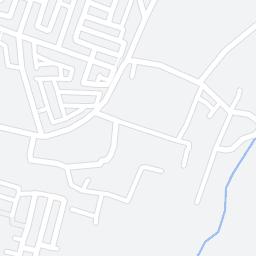
#> input picture 52247_33932_16.png, 256 x 256 px
$ python DeteksiJalan_Polygonisasi_Delauney_Voronoi.py
#> lines starting #> are read from the running program, lines starting #| are printed output that depends on the picture; after the words box and inside, x2 and y2 are one past the last pixel; in counts of white or black regions, pixels touching at a corner belong together
# -*- coding: utf-8 -*-
"""
Created on Tue Nov 30 15:15:41 2021

@author: admin
"""

import cv2
import numpy as np

from scipy.spatial import Delaunay
import matplotlib.pyplot as plt
from matplotlib.collections import LineCollection

from shapely.geometry import Point
from shapely.geometry.polygon import Polygon
from shapely.geometry import MultiPolygon
from shapely.geometry import LineString
from shapely.geometry import MultiPoint, MultiLineString

from sklearn.metrics.pairwise import euclidean_distances

from osgeo import ogr, osr

#%% Helper functions

PI = 3.1415926535

def dotprod(u, v):
    return u[0]*v[0] + u[1]*v[1]

def crossprod(u, v, w):
    """u x (v x w)"""
    return dotprod(u, w)*v - dotprod(u, v)*w

def ncrossprod(u, v):
    """|| u x v ||^2"""
    return sq2(u)*sq2(v) - dotprod(u, v)**2

def sq2(u):
    return dotprod(u, u)

# [17 lines left out: functions Point2Latlongpoint, Point2LongLatpoint, not called in this run]

def ConvertToList(points):

    listPoints = []

    for i in range(points.shape[0]):
        listPoints.append([points[i,0,0], 256 - points[i,0,1]])

    return listPoints

# [8 lines left out: function ConvertToTuple, not called in this run]

def ConvertPointsToList(listPoints):

    return [(point.x, point.y) for point in listPoints ]

# [51 lines left out: functions Convert_listPoints2listLatlong, Convert_listPoints2listLongLat, Convert_listEdges2listEdgesLatlong, Convert_listEdges2listEdgesLonglat, not called in this run]

def Sort_Tuple(tup, axis):

    return(sorted(tup, key = lambda x: x[axis]))

def Sort_Tuple_squared(tup):

    return(sorted(tup, key = lambda x: (x[0]**2 + x[1]**2)))

def Sort_Points_squared(list_of_Points):

    return(sorted(list_of_Points, key = lambda x: (x.x**2 + x.y**2)))

# [35 lines left out: function remove_closePoints, not called in this run]


def draw_triangle(img_in, pt1, pt2, pt3):


    if True :

        cv2.line(img_in, (int(pt2[0]), 256-int(pt2[1])), (int(pt1[0]), 256-int(pt1[1])), [0,0,255], 1)
        cv2.line(img_in, (int(pt2[0]), 256-int(pt2[1])), (int(pt3[0]), 256-int(pt3[1])), [0,0,255], 1)
        cv2.line(img_in, (int(pt2[0]), 256-int(pt2[1])), (int(pt3[0]), 256-int(pt3[1])), [0,0,255], 1)


def draw_list_triangles(imgin, list_tri):

    for i in range(len(list_tri)):
        tri = list_tri[i]

        pt1 = tri[0]

        pt2 = tri[1]

        pt3 = tri[2]

        draw_triangle(imgin, pt1, pt2, pt3)

    return imgin

# [41 lines left out: functions draw_line, draw_list_voronoi, draw_list_result, not called in this run]

def draw_point(imgin, pt):

    cv2.circle(imgin, (int(pt[0]), 256-int(pt[1])), 2, [255,0,0], 1)

# [9 lines left out: function draw_points_list, not called in this run]

def linestring_to_points(feature,line):
    return {feature:line.coords}

def getDistPoints(p1, p2):

    return np.sqrt( (p1.x - p2.x)**2 + (p1.y - p2.y)**2)

# [78 lines left out: functions draw_list_edges, konversi_LatLong2Point, konversi_Point2LatLong, konversi_LatLong2Tile, normal_Tile, konversi_Tile2Bounds, not called in this run]

def tileSize (zoom):

    return 256/(2**zoom)

# [77 lines left out: functions konversi_PixCoord2Point, Output_SHP_Points, Output_SHP_Lines, not called in this run]


#%% main part

def main():
    print("Program Deteksi jalan street map imagery!")

if __name__ == "__main__":
    main()

    filename = '52247_33932_16.png'

    geos_info = filename[:-4].split('_')

    tile_x = float(geos_info[0])

    tile_y = float(geos_info[1])

    tile_zoom = float(geos_info[2])

    img = cv2.imread(filename)
#> img is the input picture: shape (256, 256, 3); mean B, G, R 244.5, 243.3, 241.5

    img_mask = img.copy()

    # create a mask image

    img_mask[np.where((img_mask != [255,255,255]).all(axis = 2))] = [0,0,0]
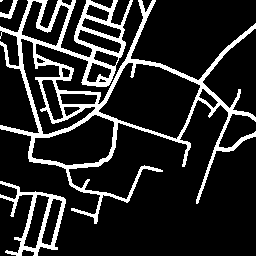
#> img_mask: shape (256, 256, 3); 15.6% white; 4 white regions (1 under 20 px), largest, box (x1, y1, x2, y2) and area: (0, 0, 256, 224) 8834, (0, 181, 66, 256) 1255, (0, 0, 18, 19) 116

    # save mask image result

    img_mask = cv2.cvtColor(img_mask, cv2.COLOR_BGR2GRAY)
#> img_mask: shape (256, 256); 15.6% white; 4 white regions (1 under 20 px)

    cv2.imwrite('maskimage_streetmap_detJalan.jpg', img_mask)


    #%% Mendeteksi contours yang ada pada image

    ret, thresh1 = cv2.threshold(img_mask, 150, 255, cv2.THRESH_BINARY)

    contours2, hierarchy2 = cv2.findContours(thresh1, cv2.RETR_CCOMP,cv2.CHAIN_APPROX_SIMPLE)
#> contours2 = 22 contours, 1 with area under 20; largest, box (x1, y1, x2, y2) and area: (0, 0, 256, 224) 19914, (98, 62, 201, 140) 4838, (31, 114, 115, 166) 2718, (0, 181, 66, 256) 2103, (20, 38, 96, 135) 1712

    # susunan format list hierarchy

    # [Next, Previous, First_Child, Parent]

    image_countours1 = img.copy()

    cv2.drawContours(image_countours1, contours2, -1, (0, 255, 0), 1, cv2.LINE_AA)
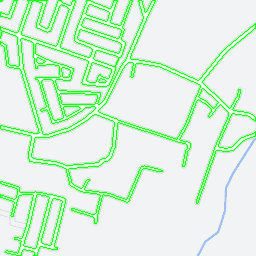
#> image_countours1: shape (256, 256, 3); mean B, G, R 219.3, 243.6, 216.4

    cv2.imwrite('countours1_streetmap_detJalan.jpg', image_countours1)

    # get all parent countours as list

    list_parents = np.unique(hierarchy2[0,:,3].tolist())
#> list_parents = [-1, 0, 3]

    # get all parents without child

    list_have_child = hierarchy2[0,:,2].tolist()
#> list_have_child = [1, -1, -1, 4, -1, -1, -1, -1, -1, -1, -1, -1, -1, -1, -1, -1, -1, -1, -1, -1, -1, -1]

    # get list of all children of parent

    list_child_parents = hierarchy2[0,:,3].tolist()
#> list_child_parents = [-1, 0, 0, -1, 3, 3, 3, 3, 3, 3, 3, 3, 3, 3, 3, 3, 3, 3, 3, 3, -1, -1]

    list_childess = []

    for idx in range(len(list_have_child)):

        if list_have_child[idx] == -1 and list_child_parents[idx] == -1 :

            list_childess.append(idx)
#> this loop made 22 passes
#> after the loop, list_childess = [20, 21]

    # bangun dict parent-child

    dict_ParentChild = {}

    for idx in list_parents:

        if not idx == -1:

            dict_ParentChild[idx] = []
#> this loop made 3 passes
#> idx on passes 1 to 2: -1, 0
#> after the loop, dict_ParentChild = {0: [], 3: []}


    for idx in range(len(list_child_parents)):

        if not list_child_parents[idx] == -1:

            dict_ParentChild[list_child_parents[idx]].append(idx)

    # draw all parent countours

    #parents_countours = [x for x, y in zip(contours2, list_parents) if y]

    parents_countours = []

    for idx in list_parents:

        parents_countours.append(contours2[idx])
#> after the loop, parents_countours = 3 contours, 1 with area under 20; largest, box (x1, y1, x2, y2) and area: (0, 0, 256, 224) 19914, (0, 181, 66, 256) 2103

    image_countours2 = img.copy()

    cv2.drawContours(image_countours2, parents_countours, -1, (255, 0, 0), 1, cv2.LINE_AA)
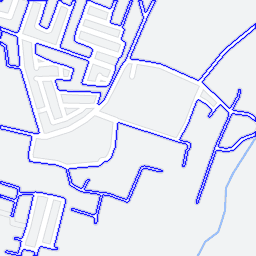
#> image_countours2: shape (256, 256, 3); 12.38% of pixels changed, all inside (x1, y1, x2, y2) = (0, 0, 256, 256)

    cv2.imwrite('countours2_streetmap_detJalan.jpg', image_countours2)

    # draw all child contours

    for idx_parent in list_parents:

        if idx_parent != -1:

            parent = [contours2[idx_parent]]

            list_children = dict_ParentChild[idx_parent]

            children_countours = []

            for idx in list_children:

                children_countours.append(contours2[idx])

            #draw parent first

            image_countours3 = img.copy()

            cv2.drawContours(image_countours3, parent, -1, (0, 0, 255), 1, cv2.LINE_AA)

            cv2.drawContours(image_countours3, children_countours, -1, (0, 127, 127), 1, cv2.LINE_AA)

            cv2.imwrite('countours3_' + str(idx_parent) + '_streetmap_detJalan.jpg', image_countours3)
#> this loop made 3 passes
#> (idx_parent, list_children) on pass 2: (0, [1, 2])
#> list_children on pass 3: [4, 5, 6, 7, 8, 9, 10, 11, 12, 13, 14, 15, 16, 17, 18, 19]
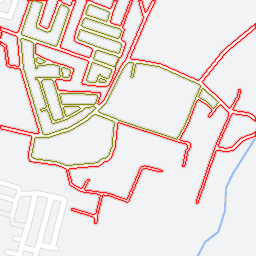
#> image_countours3: shape (256, 256, 3); mean B, G, R 222.8, 226.1, 237.2


    # draw all childess countours

    childless_countours = []

    for idx in list_childess:

        childless_countours.append(contours2[idx])
#> this loop made 2 passes
#> idx on passes 1 to 2: 20, 21
#> after the loop, childless_countours = 2 contours, 1 with area under 20; largest, box (x1, y1, x2, y2) and area: (0, 0, 18, 19) 86

    image_countours4 = img.copy()

    cv2.drawContours(image_countours4, childless_countours, -1, (127, 127, 0), 1, cv2.LINE_AA)
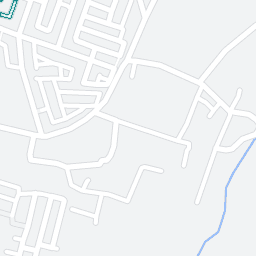
#> image_countours4: shape (256, 256, 3); 0.26% of pixels changed, all inside (x1, y1, x2, y2) = (0, 0, 19, 20)

    cv2.imwrite('countours4_streetmap_detJalan.jpg', image_countours4)


    #3. Delauney Triangulation of all contours


    polys = []

    for cont in contours2:
        approx_curve = cv2.approxPolyDP(cont, 3, False)
        polys.append(approx_curve)
#> this loop made 22 passes
#> approx_curve on passes 6, 10, 14: [[63, 107], [80, 108], [67, 116], [63, 109]], [[99, 79], [106, 81], [99, 80]], [[36, 58], [45, 61], [36, 61]]
#> (cont, approx_curve) on pass 22: ([[0, 0], [0, 1], [1, 1], [2, 0]], [[0, 0], [2, 0]])
#> after the loop, polys = 22 contours, 3 with area under 20; largest, box (x1, y1, x2, y2) and area: (0, 0, 256, 224) 19882, (98, 62, 201, 140) 4771, (31, 115, 115, 166) 2747, (0, 181, 66, 256) 2058, (20, 39, 96, 135) 1698

    # convert all detected polygos into just the points only

    points_list = []

    for points in contours2: # kalau mau cepat pakai polys

        list2append = ConvertToList(points)

        for point in list2append:

            points_list.append(point)
#> this loop made 22 passes
#> (points, list2append) on pass 22: ([[0, 0], [0, 1], [1, 1], [2, 0]], [[0, 256], [0, 255], [1, 255], [2, 256]])
#> after the loop, points_list = 2789 pairs, first value 0 to 255, second value 1 to 256


    points_list = np.array(points_list)

    tri = Delaunay(points_list)

    plt.triplot(points_list[:,0], points_list[:,1], tri.simplices.copy())
    plt.plot(points_list[:,0], points_list[:,1], '.')

    plt.savefig("delauney_streetmap_detJalan.jpg")
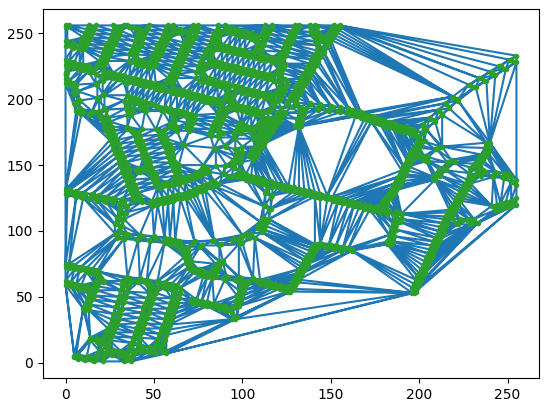
#> figure drawn by matplotlib, 1 panel

    plt.close()
    plt.clf()

    # draw on original image delauney lines

    img_delauney = img.copy()


    img_delauney = draw_list_triangles(img_delauney.copy(), points_list[tri.simplices].tolist())
#> the loop in draw_list_triangles, `for i in range(len(list_tri)):` made 5511 passes
#> (pt1, pt2, pt3) on passes 1 to 3: ([57, 7], [197, 53], [196, 53]), ([34, 2], [33, 1], [37, 1]), ([11, 40], [14, 19], [13, 40])
#> after the loop in draw_list_triangles, `for i in range(len(list_tri)):`:
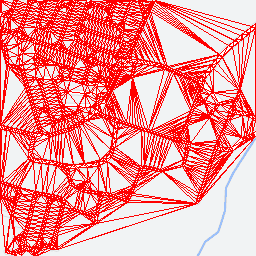
#> imgin: shape (256, 256, 3); mean of channels 0, 1, 2 148, 147.1, 245.8; drawn as B, G, R

    cv2.imwrite('delauneyImage_streetmap_detJalan.jpg', img_delauney)


    # 4. voronoi Diagram

#> (the run stopped early here; a loop or call above may not have finished)

$ run again, with 52248_33932_16.png copied over 52247_33932_16.png
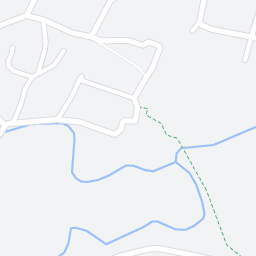
#> input picture 52248_33932_16.png, 256 x 256 px
#> img is the input picture: shape (256, 256, 3); mean B, G, R 244, 242.1, 239.5
#> `img_mask[np.where((img_mask != [255,255,255]).all(axis = 2))] = [0,0,0]`:
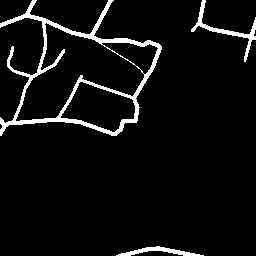
#> img_mask: shape (256, 256, 3); 5.8% white; 3 white regions, box (x1, y1, x2, y2) and area: (0, 0, 162, 136) 2938, (191, 0, 256, 62) 506, (116, 246, 204, 256) 328
#> contours2 = 6 contours; box (x1, y1, x2, y2) and area: (0, 0, 162, 136) 11166, (15, 22, 145, 122) 5822, (60, 81, 136, 133) 2268, (101, 42, 159, 75) 870, (191, 0, 256, 62) 380, (116, 246, 204, 256) 240
#> image_countours1: shape (256, 256, 3); 8.03% of pixels changed, all inside (x1, y1, x2, y2) = (0, 0, 256, 256)
#> list_parents = [-1, 2]
#> list_have_child = [-1, -1, 3, -1, -1, -1]
#> list_child_parents = [-1, -1, -1, 2, 2, 2]
#> the loop `for idx in range(len(list_have_child)): ` made 6 passes
#> after the loop `for idx in range(len(list_have_child)):`: list_childess = [0, 1]
#> the loop `for idx in list_parents: ` made 2 passes
#> idx on pass 1: -1
#> after the loop `for idx in list_parents:`: dict_ParentChild = {2: []}
#> the loop `for idx in range(len(list_child_parents)): ` made 6 passes
#> after the loop `for idx in list_parents:`: parents_countours = 2 contours; box (x1, y1, x2, y2) and area: (0, 0, 162, 136) 11166, (15, 22, 145, 122) 5822
#> image_countours2: shape (256, 256, 3); 5.09% of pixels changed, all inside (x1, y1, x2, y2) = (0, 0, 163, 137)
#> the loop `for idx_parent in list_parents: ` made 2 passes
#> list_children on pass 2: [3, 4, 5]
#> the loop `for idx in list_childess: ` made 2 passes
#> after the loop `for idx in list_childess:`: childless_countours = 2 contours; box (x1, y1, x2, y2) and area: (191, 0, 256, 62) 380, (116, 246, 204, 256) 240
#> image_countours4: shape (256, 256, 3); 1.75% of pixels changed, all inside (x1, y1, x2, y2) = (116, 0, 256, 256)
#> the loop `for cont in contours2:` made 6 passes
#> after the loop `for cont in contours2:`: polys = 6 contours; box (x1, y1, x2, y2) and area: (0, 0, 162, 136) 11216, (16, 22, 145, 122) 5736, (61, 81, 135, 133) 2203, (101, 43, 159, 75) 908, (191, 0, 256, 62) 331, (116, 246, 204, 256) 188
#> the loop `for points in contours2:` made 6 passes
#> after the loop `for points in contours2:`: points_list = 1051 pairs, first value 0 to 255, second value 1 to 256
#> the loop in draw_list_triangles, `for i in range(len(list_tri)):` made 2067 passes
#> (pt1, pt2, pt3) on passes 1 to 3: ([1, 121], [0, 121], [116, 1]), ([246, 197], [203, 1], [255, 217]), ([245, 195], [244, 195], [203, 1])
#> after the loop in draw_list_triangles, `for i in range(len(list_tri)):`:
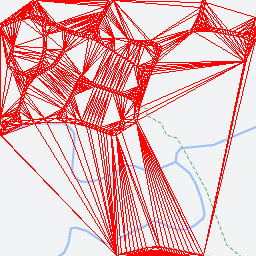
#> imgin: shape (256, 256, 3); mean of channels 0, 1, 2 183.8, 182.4, 242.8; drawn as B, G, R

$ run again, with 52249_33932_16.png copied over 52247_33932_16.png
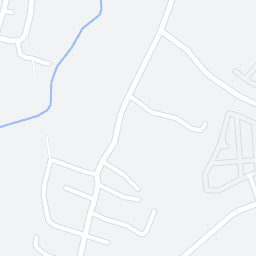
#> input picture 52249_33932_16.png, 256 x 256 px
#> img is the input picture: shape (256, 256, 3); mean B, G, R 244, 242.6, 240.6
#> `img_mask[np.where((img_mask != [255,255,255]).all(axis = 2))] = [0,0,0]`:
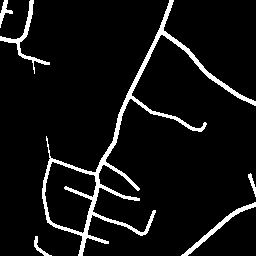
#> img_mask: shape (256, 256, 3); 6.9% white; 6 white regions, box (x1, y1, x2, y2) and area: (42, 0, 256, 256) 3369, (0, 0, 50, 74) 442, (181, 202, 256, 256) 407, (0, 0, 13, 28) 125, (34, 236, 52, 256) 91, (248, 173, 256, 197) 72
#> contours2 = 7 contours; box (x1, y1, x2, y2) and area: (42, 0, 256, 256) 5162, (44, 161, 97, 234) 2578, (181, 202, 256, 256) 330, (0, 0, 50, 74) 326, (0, 0, 13, 28) 90, (34, 236, 52, 256) 63, (248, 173, 256, 197) 48
#> image_countours1: shape (256, 256, 3); 9.15% of pixels changed, all inside (x1, y1, x2, y2) = (0, 0, 256, 256)
#> list_parents = [-1, 3]
#> list_have_child = [-1, -1, -1, 4, -1, -1, -1]
#> list_child_parents = [-1, -1, -1, -1, 3, -1, -1]
#> the loop `for idx in range(len(list_have_child)): ` made 7 passes
#> after the loop `for idx in range(len(list_have_child)):`: list_childess = [0, 1, 2, 5, 6]
#> the loop `for idx in list_parents: ` made 2 passes
#> idx on passes 1 to 2: -1, 3
#> after the loop `for idx in list_parents:`: dict_ParentChild = {3: []}
#> the loop `for idx in range(len(list_child_parents)): ` made 7 passes
#> after the loop `for idx in list_parents:`: parents_countours = 2 contours; box (x1, y1, x2, y2) and area: (42, 0, 256, 256) 5162, (0, 0, 13, 28) 90
#> the loop `for idx_parent in list_parents: ` made 2 passes
#> (idx_parent, list_children) on pass 2: (3, [4])
#> the loop `for idx in list_childess: ` made 5 passes
#> idx on passes 4 to 5: 5, 6
#> after the loop `for idx in list_childess:`: childless_countours = 5 contours; box (x1, y1, x2, y2) and area: (181, 202, 256, 256) 330, (0, 0, 50, 74) 326, (0, 0, 13, 28) 90, (34, 236, 52, 256) 63, (248, 173, 256, 197) 48
#> the loop `for cont in contours2:` made 7 passes
#> approx_curve on pass 3: [[250, 173], [255, 196], [251, 174]]
#> after the loop `for cont in contours2:`: polys = 7 contours, 1 with area under 20; largest, box (x1, y1, x2, y2) and area: (42, 0, 256, 256) 5400, (44, 162, 96, 234) 2490, (181, 202, 256, 256) 340, (0, 0, 50, 74) 336, (0, 0, 13, 28) 64, (35, 236, 52, 256) 44
#> the loop `for points in contours2:` made 7 passes
#> after the loop `for points in contours2:`: points_list = 1240 pairs, first value 0 to 255, second value 1 to 256
#> the loop in draw_list_triangles, `for i in range(len(list_tri)):` made 2448 passes
#> (pt1, pt2, pt3) on passes 1 to 3: ([34, 183], [46, 120], [49, 192]), ([46, 120], [118, 142], [49, 192]), ([0, 243], [0, 232], [1, 235])
#> after the loop in draw_list_triangles, `for i in range(len(list_tri)):`:
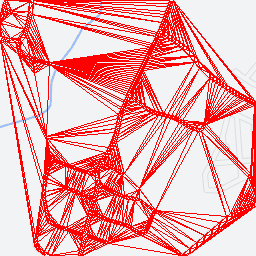
#> imgin: shape (256, 256, 3); mean of channels 0, 1, 2 170.5, 169.6, 244.4; drawn as B, G, R
